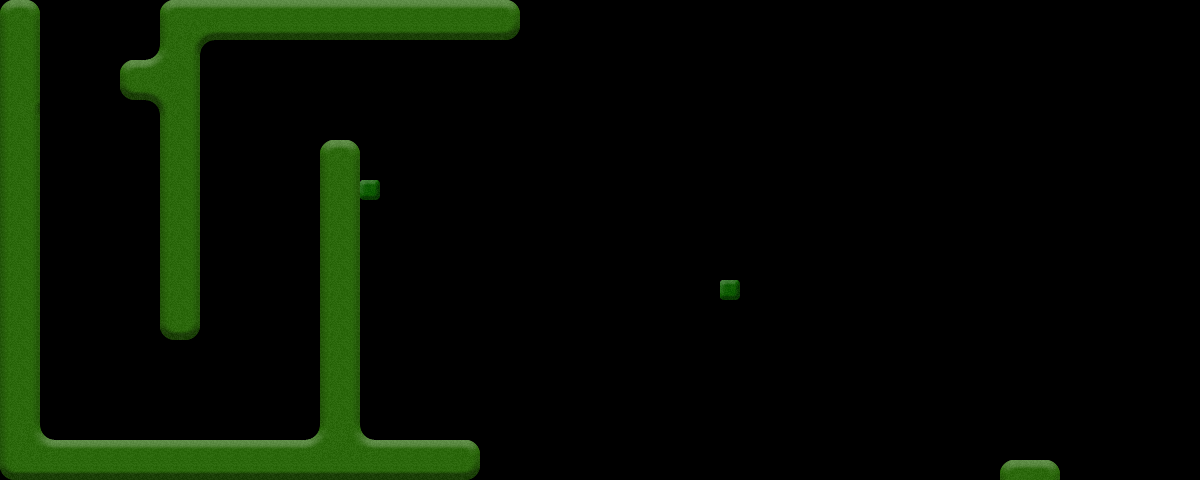

Tiled map render using the project's own tile images. Description and the map definition, with tile-layer contents summarised, below:
An orthogonal 60x24 tile map with 20x20 px tiles, 1 tile layer (Tile Layer 1), 4 tilesets and 22 objects (3x Launch, 2x Waypoint, goal, ball).

<map version="1.0" orientation="orthogonal" width="60" height="24" tilewidth="20" tileheight="20">
 <tileset firstgid="1" name="Grass" tilewidth="20" tileheight="20">
  <image source="gfx/Grass.png" width="80" height="160" />
 </tileset>
 <tileset firstgid="33" name="Veritcal" tilewidth="32" tileheight="96">
  <image source="gfx/vertical.png" width="32" height="96" />
 </tileset>
 <tileset firstgid="34" name="horizontal2" tilewidth="192" tileheight="32">
  <image source="gfx/horizontal2.png" width="192" height="32" />
 </tileset>
 <tileset firstgid="35" name="horizontal3" tilewidth="384" tileheight="32">
  <image source="gfx/horizontal3.png" width="384" height="32" />
 </tileset>
 <layer name="Tile Layer 1" width="60" height="24">
  <data>[1440 cells, 203 non-empty, 25 distinct tile ids]</data>
 </layer>
 <objectgroup name="Walls" width="60" height="24">
  <properties>
   <property name="type" value="wall" />
  </properties>
  <object x="1020" y="-100" />
  <object x="1000" y="460" width="60" height="20" />
  <object x="0" y="0" width="40" height="480" />
  <object x="40" y="440" width="440" height="40" />
  <object x="160" y="0" width="40" height="340" />
  <object x="120" y="60" width="40" height="40" />
  <object x="320" y="140" width="40" height="300" />
  <object x="360" y="180" width="20" height="20" />
  <object x="720" y="280" width="20" height="20" />
  <object x="200" y="0" width="320" height="40" />
  <object x="220" y="20" width="40" height="100">
   <properties>
    <property name="rotate" value="45" />
   </properties>
  </object>
 </objectgroup>
 <objectgroup color="#00ff7f" name="Elements" width="60" height="24">
  <object name="goal" x="1017" y="359" width="40" height="40">
   <properties>
    <property name="direction" value="right" />
    <property name="type" value="goal" />
   </properties>
  </object>
  <object name="ball" x="120" y="20" width="40" height="40">
   <properties>
    <property name="type" value="ball" />
   </properties>
  </object>
  <object name="Waypoint" x="980" y="20">
   <properties>
    <property name="type" value="waypoint" />
   </properties>
  </object>
  <object name="Waypoint" x="260" y="120" width="20" height="20">
   <properties>
    <property name="type" value="waypoint" />
   </properties>
  </object>
  <object name="Launch" x="60" y="400" width="60" height="40">
   <properties>
    <property name="angle" value="5" />
    <property name="force" value="100" />
    <property name="type" value="launch" />
   </properties>
  </object>
  <object name="Launch" x="240" y="380" width="80" height="60">
   <properties>
    <property name="angle" value="80" />
    <property name="force" value="150" />
    <property name="type" value="launch" />
   </properties>
  </object>
  <object name="Launch" x="800" y="380" width="80" height="60">
   <properties>
    <property name="angle" value="70" />
    <property name="force" value="110" />
    <property name="type" value="launch" />
   </properties>
  </object>
 </objectgroup>
 <objectgroup color="#ff007f" name="Objects" width="60" height="24">
  <properties>
   <property name="type" value="object" />
  </properties>
  <object gid="34" x="940" y="457" />
  <object gid="33" x="940" y="420" />
  <object gid="33" x="1100" y="420" />
  <object gid="35" x="360" y="180" />
 </objectgroup>
</map>